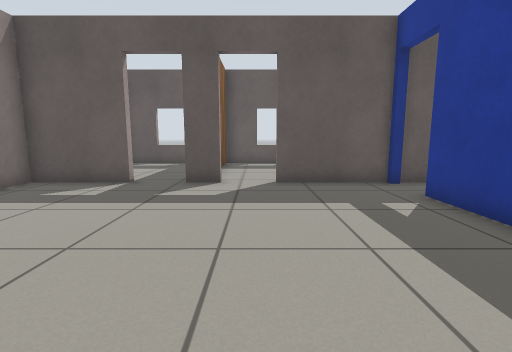
View 1 (above)

14 first-person views from a walk through a Gazebo world. The camera is 0.73 m above the floor, tilts 8° down and sees 85° across. The floor is counted in squares, 0.5 m on a side. Each view is taken from the middle of a square. On the plan, view 1 faces up. The plan holds only what a view shows up to about 14 squares ahead; the rest is blank. Simple patterns stand in for the simulator's built-in surfaces.

View 2
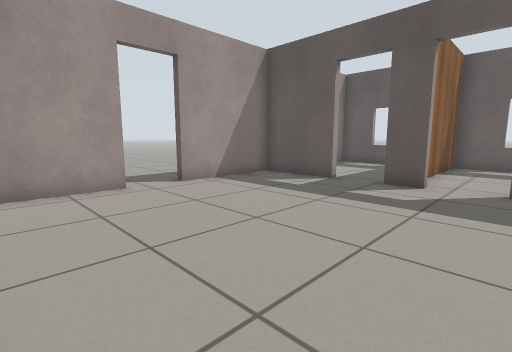

View 3
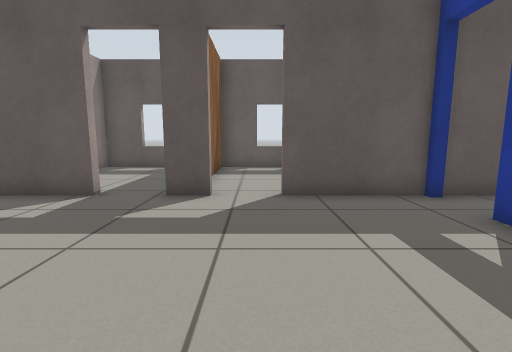

View 4
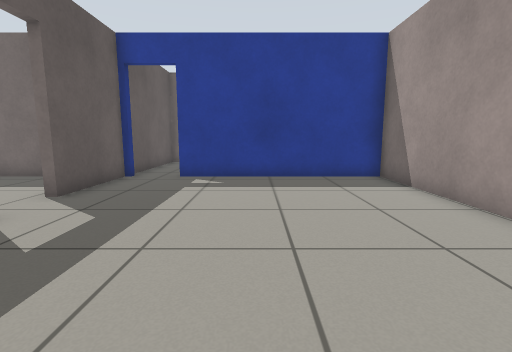

View 5
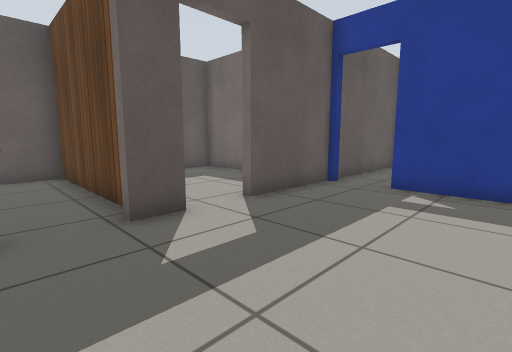

View 6
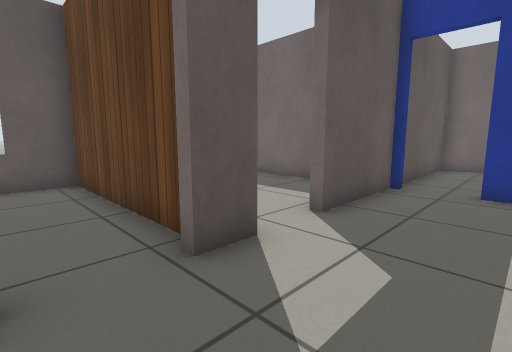

View 7
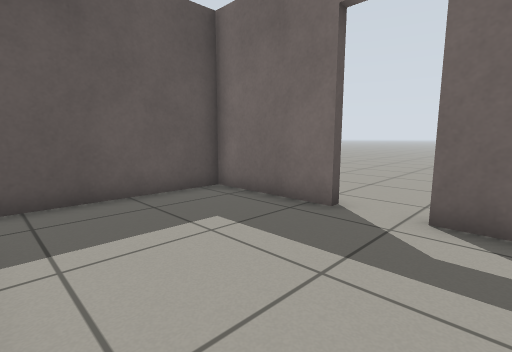

View 8
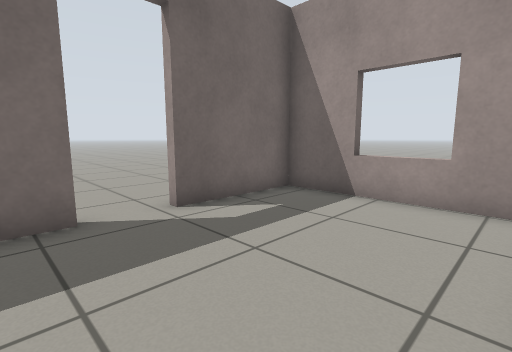

View 9
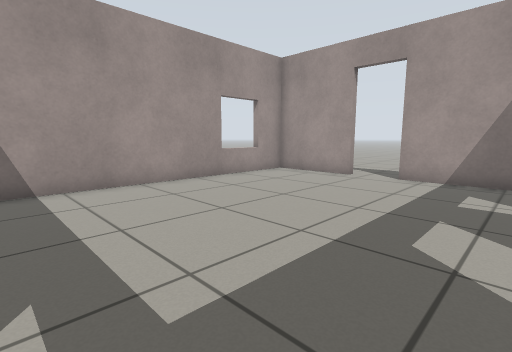

View 10
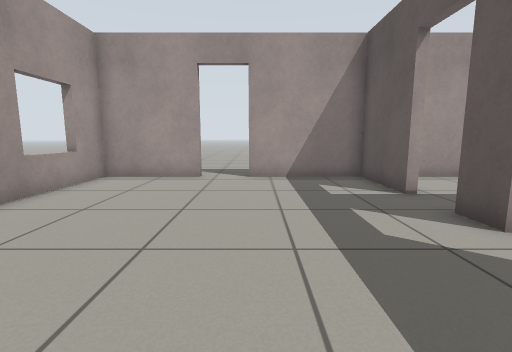

View 11
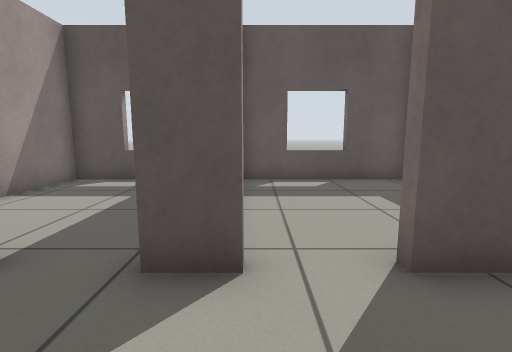

View 12
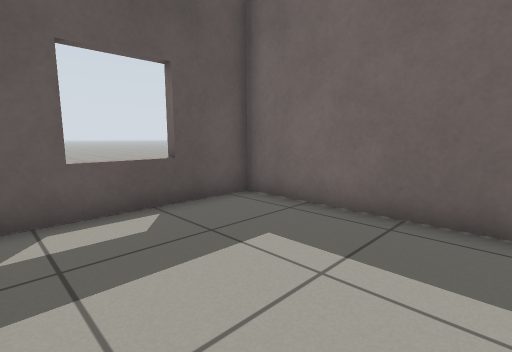

View 13
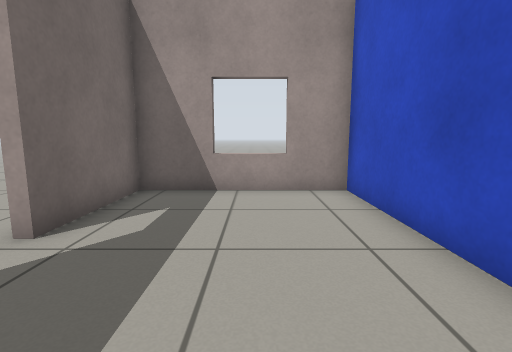

View 14
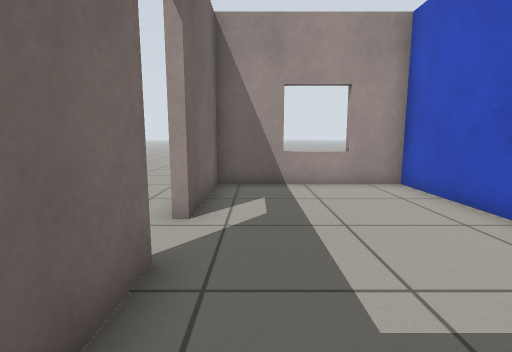

### Floor plan
Ten units are one square. View 1 is at (0, 0); x grows to the right and y downward. Boxes are objects, and circles mark ways between rooms. Rooms are numbered by the first view taken in them; rooms with no view inside come last. Other rooms are left out.
<svg viewBox="-77 -160 184 171">
<path fill="none" stroke="#000" d="M-11 -88 -22 -88M-40 -88 -72 -88 -72 -48M-72 -30 -72 6 42 6 42 -69M43 -88 7 -88M45 -45 45 6 102 6 102 -32M102 -49 102 -88 46 -88M42 -101 42 -155 -16 -155 -16 -112M-19 -96 -19 -155 -72 -155 -72 -110"/>
<circle cx="40" cy="-75" r="3" fill="#2a7"/>
<circle cx="-5" cy="-90" r="3" fill="#2a7"/>
<circle cx="-35" cy="-90" r="3" fill="#2a7"/>
<text x="-20" y="-40">1</text>
<text x="70" y="-40">2</text>
<text x="10" y="-130">3</text>
<text x="-50" y="-130">4</text>
</svg>
Room 1 opens to room 2. Room 1 opens to room 3. Room 1 opens to room 4.

Where each view was taken, in squares from view 1:
view 1: 0 up, 0 right, facing up
view 2: 0 up, 1 right, facing up-left
view 3: 2 up, 0 right, facing up
view 4: 4 up, 6 left, facing right
view 5: 4 up, 4 left, facing up-right
view 6: 6 up, 4 left, facing up-right
view 7: 2 up, 5 right, facing up-right
view 8: 6 up, 5 right, facing down-right
view 9: 8 up, 3 right, facing down-left
view 10: 5 up, 3 right, facing left
view 11: 6 up, 1 left, facing up
view 12: 10 up, 1 left, facing up-right
view 13: 7 up, 7 right, facing down
view 14: 8 up, 9 right, facing down
